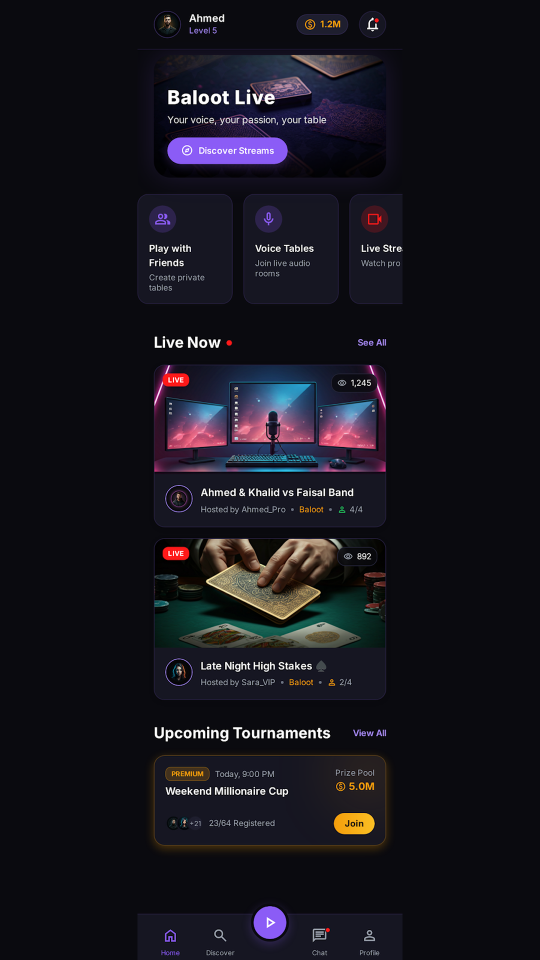
#> input picture store_assets/play_listing/phone_01_home_screen.png, 1080 x 1920 px, given in place of logo.png, which was not available (shown at 1/2 size)
$ python prepare_play_listing.py
#> lines starting #> are read from the running program, lines starting #| are printed output that depends on the picture; pictures that were not available may be replaced by others from this repository, and a replacement may not be noted
#!/usr/bin/env python3
"""Generate Google Play store-listing assets for Bloot.

Outputs to store_assets/play_listing/:
  - icon_512.png              Play app icon, 512x512 (from assets/images/logo.png)
  - feature_graphic.png       Feature graphic, 1024x500 (center band of the
                              brand render in stitch_bloot_social_onboarding_platform/bloot_brand_logo)
  - phone_XX_<name>.png       Phone screenshots, 1080x1920 (9:16), each design
                              render fit on the #0A0A0F brand canvas

Play requirements targeted:
  - Icon: PNG/JPEG <= 1 MB, 512x512
  - Feature graphic: PNG/JPEG <= 15 MB, 1024x500
  - Phone screenshots: 2-8, PNG/JPEG <= 8 MB, 9:16 or 16:9,
    sides 320-3840 px, >= 1080 px for promo eligibility

Usage:
  python store_assets/prepare_play_listing.py
"""
import sys
from pathlib import Path

from PIL import Image

ROOT = Path(__file__).parent.parent
STITCH = ROOT / "stitch_bloot_social_onboarding_platform"
OUT_DIR = Path(__file__).parent / "play_listing"

CANVAS_COLOR = (10, 10, 15)  # #0A0A0F brand dark canvas
ICON_SIZE = (512, 512)
FEATURE_SIZE = (1024, 500)
SHOT_SIZE = (1080, 1920)  # 9:16 portrait

# Upload order for the Play Console phone screenshots.
SCREENS = [
    "home_screen",
    "game_play_landscape_1",
    "watch_live_stream",
    "private_room_lobby",
    "discover_streams",
    "create_room",
    "chat_list",
    "user_profile",
]


def fit_on_canvas(img: Image.Image, size: tuple[int, int]) -> Image.Image:
    """Scale img to FIT inside size (no stretch), centered on brand canvas."""
    img = img.convert("RGB")
    w, h = img.size
    scale = min(size[0] / w, size[1] / h)
    new_w, new_h = round(w * scale), round(h * scale)
    resized = img.resize((new_w, new_h), Image.LANCZOS)
    out = Image.new("RGB", size, CANVAS_COLOR)
    out.paste(resized, ((size[0] - new_w) // 2, (size[1] - new_h) // 2))
    return out


def make_icon() -> Path:
    src = Image.open(ROOT / "assets/images/logo.png").convert("RGB")
#> src is the input picture: PIL image 1080x1920 RGB; mean R, G, B 22.2, 20.6, 28.4
    out = src.resize(ICON_SIZE, Image.LANCZOS)
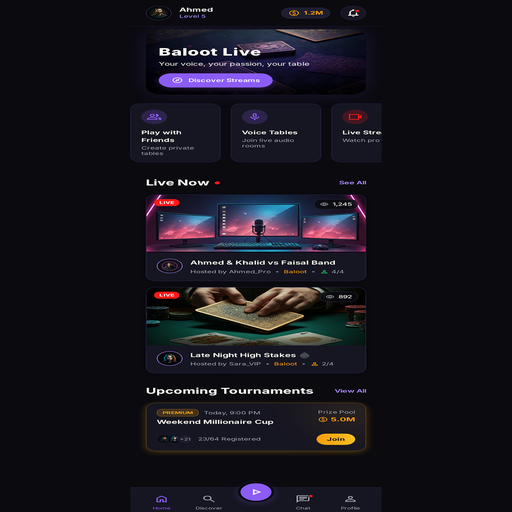
#> out: PIL image 512x512 RGB; mean R, G, B 22.2, 20.6, 28.4
    path = OUT_DIR / "icon_512.png"
    out.save(path, "PNG")
    return path


def make_feature_graphic() -> Path:
    src = Image.open(STITCH / "bloot_brand_logo/screen.png").convert("RGB")
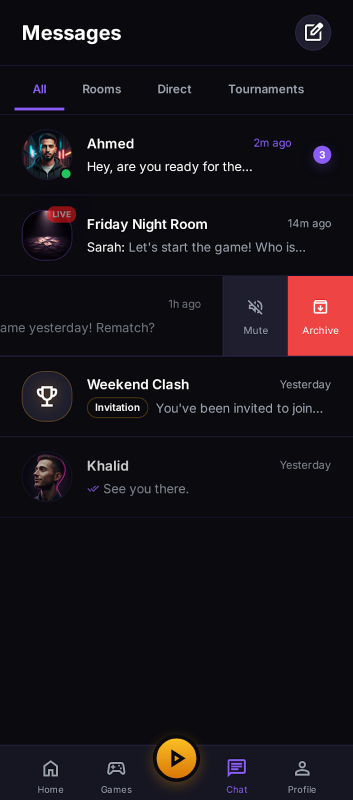
#> input picture stitch_bloot_social_onboarding_platform/chat_list/screen.png, 706 x 1600 px, found by its file name (shown at 1/2 size)
#> src is the input picture: PIL image 706x1600 RGB; mean R, G, B 22, 18.1, 23.7
    w, h = src.size  # 1024x1024 brand render
#> w = 706; h = 1600
    fw, fh = FEATURE_SIZE
    # Crop the central band (logo + wordmark are vertically centered).
    top = (h - fh) // 2
#> top = 550
    out = src.crop((0, top, w, top + fh)).resize(FEATURE_SIZE, Image.LANCZOS)
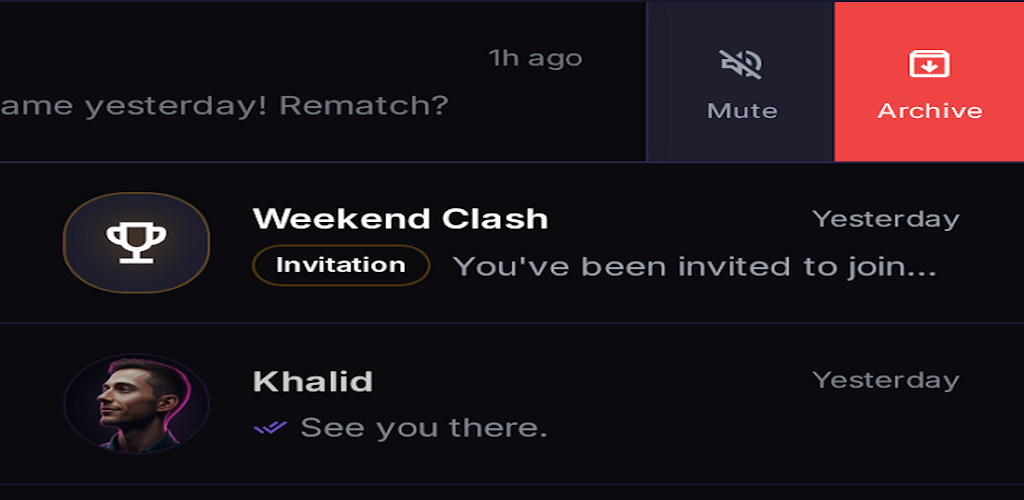
#> out: PIL image 1024x500 RGB; mean R, G, B 31.2, 21, 26.7
    path = OUT_DIR / "feature_graphic.png"
    out.save(path, "PNG")
    return path


def make_screenshots() -> list[Path]:
    paths = []
    for i, name in enumerate(SCREENS, start=1):
        src_path = STITCH / name / "screen.png"
        out = fit_on_canvas(Image.open(src_path), SHOT_SIZE)
#> in fit_on_canvas, `resized = img.resize((new_w, new_h), Image.LANCZOS)`:
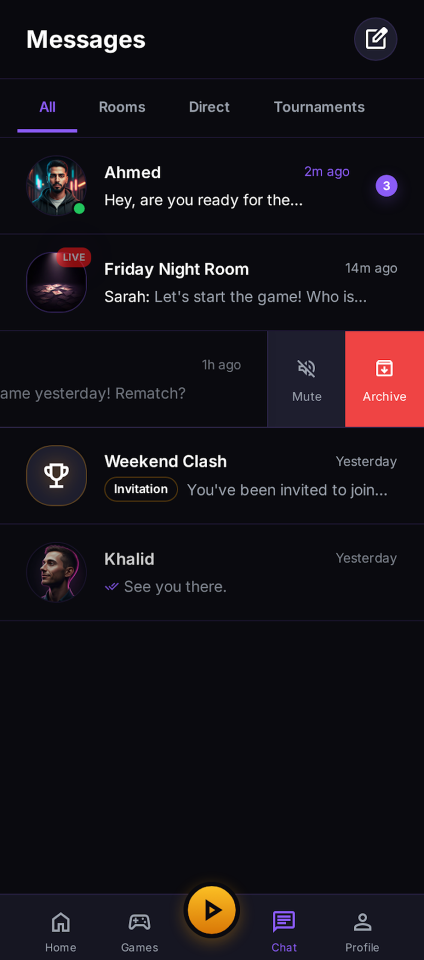
#> resized: PIL image 847x1920 RGB (shown at 1/2 size); mean R, G, B 22, 18.1, 23.7
#> in fit_on_canvas, `out = Image.new("RGB", size, CANVAS_COLOR)`:
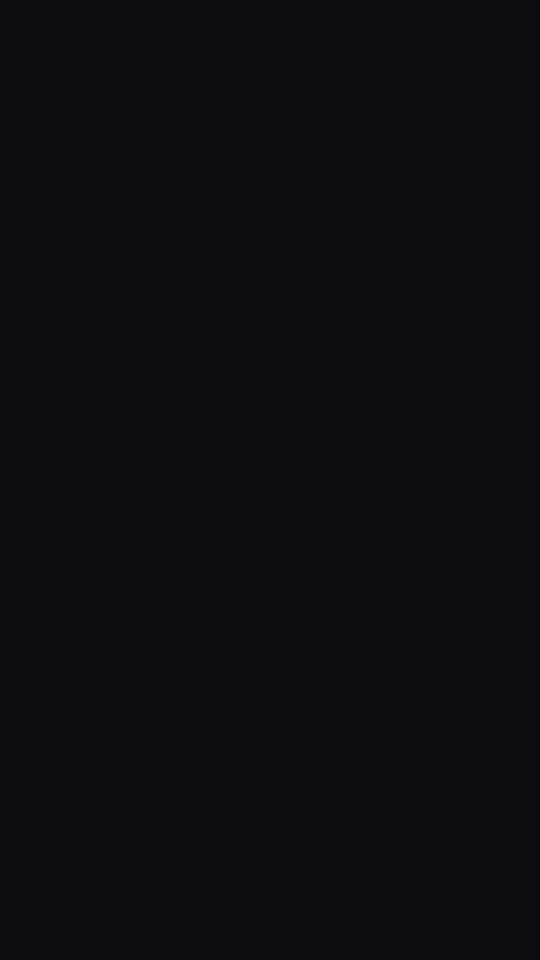
#> out: PIL image 1080x1920 RGB (shown at 1/2 size); mean R, G, B 10, 10, 15
#> in fit_on_canvas, `out.paste(resized, ((size[0] - new_w) // 2, (size[1] - new_h) // 2))`:
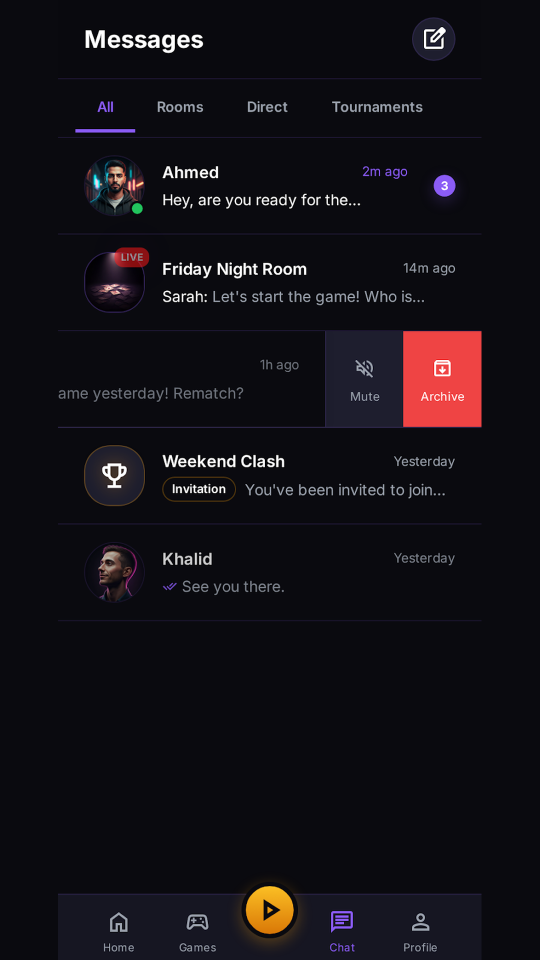
#> out: PIL image 1080x1920 RGB (shown at 1/2 size); mean R, G, B 19.4, 16.4, 21.8
        path = OUT_DIR / f"phone_{i:02d}_{name}.png"
        out.save(path, "PNG")
        paths.append(path)
    return paths


def verify(paths: list[Path]) -> bool:
    ok = True
    print("\nVerification:")
    for p in sorted(paths):
        with Image.open(p) as im:
            size_kb = p.stat().st_size // 1024
            if p.name == "icon_512.png":
                good = im.size == ICON_SIZE and size_kb <= 1024
            elif p.name == "feature_graphic.png":
                good = im.size == FEATURE_SIZE
#> good = True
            else:
                w, h = im.size
                good = (w, h) == SHOT_SIZE and size_kb <= 8192
            status = "PASS" if good else "FAIL"
#> status = 'PASS'
            ok = ok and good
#> ok = True
            print(f"  {p.name}: {im.size[0]}x{im.size[1]}, {size_kb} KB  {status}")
    return ok


def main() -> int:
    OUT_DIR.mkdir(parents=True, exist_ok=True)
    paths = [make_icon(), make_feature_graphic(), *make_screenshots()]
    print(f"Wrote {len(paths)} assets -> {OUT_DIR}")
    return 0 if verify(paths) else 2


if __name__ == "__main__":
#> (the run stopped early here; a loop or call above may not have finished)
